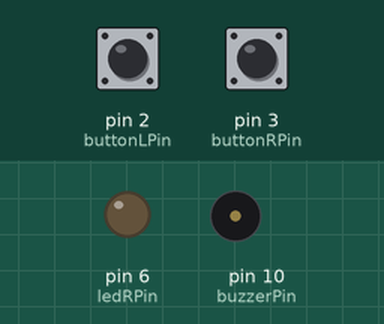
Simulated run of this sketch. Board: Arduino Uno, built with avr-gcc and run on an emulated ATmega328P. Shown: output pins drawn as LEDs (lit = HIGH), buzzer (waves = sounding, pin HIGH). The inputs (shaded band) are chosen by the test bench; at power-on: pin 3 (buttonRPin) LOW, pin 2 (buttonLPin) LOW.

Above: at 1.2 s.
1.3 s: pin 3 (buttonRPin) pulled HIGH for 1 s
At 3.4 s:
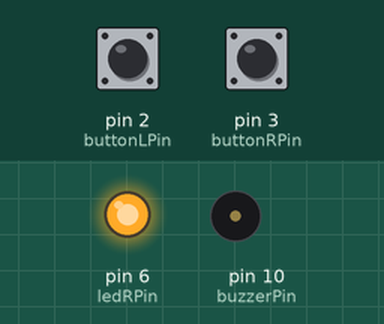
3.8 s: pin 2 (buttonLPin) pulled HIGH for 0.15 s
At 3.87 s:
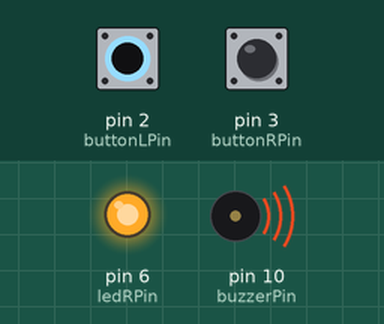
5.4 s: pin 2 (buttonLPin) pulled HIGH for 3.2 s
At 9.4 s:
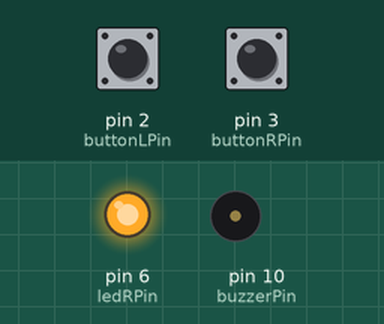
10.1 s: pin 3 (buttonRPin) pulled HIGH for 0.15 s
At 10.7 s:
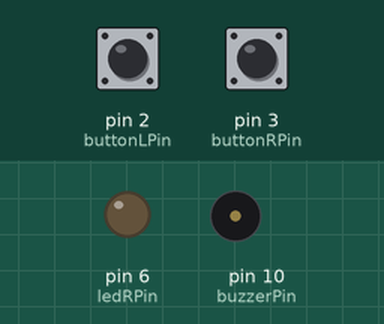
11.8 s: pin 2 (buttonLPin) pulled HIGH for 1 s
At 12.6 s:
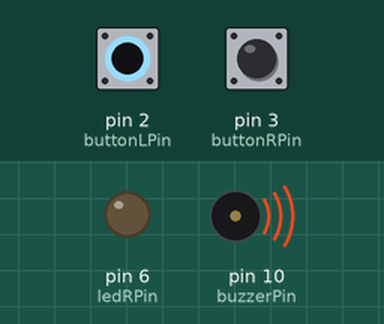
Timing chart, 0 to 14.8 s (numbered marks = the images above; inputs shaded):
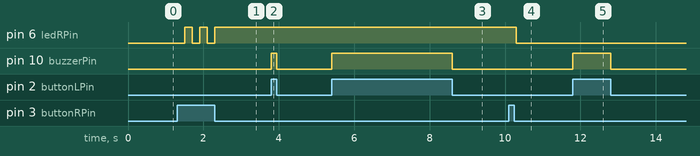

Measured:
- after the input at 1.3 s, pin 6 (ledRPin): alternates HIGH for 0.20 s and LOW for 0.20 s, 5 changes in all, then stays HIGH, starting after 0.20 s
- after the input at 3.8 s, pin 10 (buzzerPin): LOW → HIGH at once, → LOW 0.15 s later
- after the input at 5.4 s, pin 10 (buzzerPin): LOW → HIGH at once, → LOW 3.2 s later
- after the input at 10.1 s, pin 6 (ledRPin): HIGH → LOW after 0.20 s
- after the input at 11.8 s, pin 10 (buzzerPin): LOW → HIGH at once, → LOW 1.0 s later

The sketch:

c_PulsadorTimbre-PulsadorLEDMemoria.ino
```cpp
/*
 * Pulsador Izquierdo- timbre
 * Pulsador Derecho - LED memoria
 * kiwibot- Jose Pujol
 */
// constantes que no cambian
// se usan para establecer los pines

const int buttonLPin = 2;     // el numero del pin del pulsador izquierdo
const int buttonRPin = 3;     // el numero del pin del pulsador derecho
const int buzzerPin =  10;      // el numero de pin del zumbador
const int ledRPin = 6;       // el numero de pin del led rojo

// variables que cambian
int ledState = LOW;         // Estado actual del led apagado
int buttonLState = 0;            // variable para almacenar el estado del pulsador izquierdo
int buttonRState = 0;            // variable para almacenar el estado del pulsador derecho


void setup() {
  // inicializa los pulsadores como entradas
  pinMode(buttonLPin, INPUT);
  pinMode(buttonRPin, INPUT);
  // inicializa el led como salida
  pinMode(ledRPin, OUTPUT);
  // inicializa el zumbador como salida
  pinMode(buzzerPin, OUTPUT);

}

void loop() {

  // lee el estado de los pulsadores y los almacena
  buttonLState = digitalRead(buttonLPin);
  buttonRState = digitalRead(buttonRPin);

  // revisa si el pulsador R esta presionado
  if (buttonLState == HIGH) {
    // enciende el pulsador
    digitalWrite(buzzerPin, HIGH);
  }
  else {
    // apaga el pulsador
    digitalWrite(buzzerPin, LOW);
  }

  // revisa si el pulsador L esta presionado
  if (buttonRState == HIGH) {
    // si el estado del led es bajo
    // lo pone alto
    if (ledState == LOW) {
      ledState = HIGH;
    }
    else {
      ledState = LOW;
    }
    // tiempo que evita que el programa siga cumpliendo la condicion
    delay(200);
  }

  // establece el estado del LED:
  digitalWrite(ledRPin, ledState);

}
```
